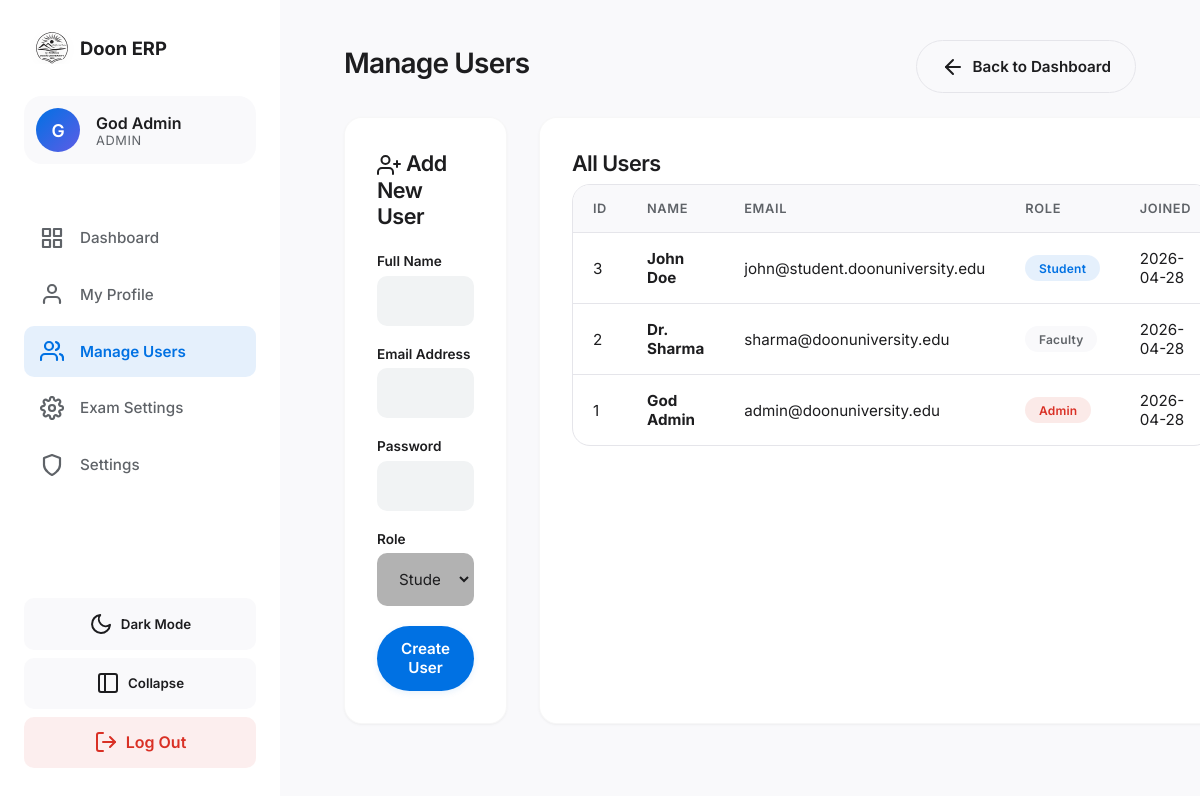
The page /manage_users.php (signed in) on the database its author committed.
### tables this page shows
CREATE TABLE IF NOT EXISTS users (
    id INT AUTO_INCREMENT PRIMARY KEY,
    name VARCHAR(100) NOT NULL,
    email VARCHAR(100) UNIQUE NOT NULL,
    phone VARCHAR(20) UNIQUE DEFAULT NULL,
    password VARCHAR(255) NOT NULL,
    role ENUM('student', 'faculty', 'department', 'admin') NOT NULL,
    profile_image VARCHAR(255) DEFAULT NULL,
    signature_image VARCHAR(255) DEFAULT NULL,
    metadata JSON DEFAULT NULL,
    created_at TIMESTAMP DEFAULT CURRENT_TIMESTAMP,
    updated_at TIMESTAMP DEFAULT CURRENT_TIMESTAMP ON UPDATE CURRENT_TIMESTAMP,
    INDEX idx_email (email),
    INDEX idx_phone (phone),
    INDEX idx_role (role)
);

### manage_users.php (the view, shortened to what this page needs)
<?php
require_once 'includes/db.php';
require_once 'includes/header.php';
?>
<div class="flex-between mb-3">
    <h2>Manage Users</h2>
    <a href="admin_dashboard.php" class="btn btn-secondary"><i data-feather="arrow-left"></i> Back to Dashboard</a>
</div>
<div style="display: grid; grid-template-columns: 1fr 2fr; gap: 2rem;">
    <div class="glass-panel">
        <h3><i data-feather="user-plus" style="vertical-align: middle;"></i> Add New User</h3>
        <form method="POST" action="" style="margin-top: 1.5rem;">
            <div class="form-group">
                <label>Full Name</label>
                <input type="text" name="name" class="form-control" required>
            </div>
            <div class="form-group">
                <label>Email Address</label>
                <input type="email" name="email" class="form-control" required>
            </div>
            <div class="form-group">
                <label>Password</label>
                <input type="password" name="password" class="form-control" required>
            </div>
            <div class="form-group">
                <label>Role</label>
                <select name="role" class="form-control" required style="background: rgba(0,0,0,0.3);">
                    <option value="student">Student</option>
                </select>
            </div>
            <button type="submit" class="btn btn-primary" style="width: 100%;">Create User</button>
        </form>
    </div>
    <div class="glass-panel">
        <h3>All Users</h3>
        <div class="table-container" style="max-height: 500px; overflow-y: auto;">
            <table>
                <thead>
                    <tr>
                        <th>ID</th>
                        <th>Name</th>
                        <th>Email</th>
                        <th>Role</th>
                        <th>Joined</th>
                    </tr>
                </thead>
                <tbody>
                    <?php
                    $stmt = $pdo->query("SELECT id, name, email, role, created_at FROM users ORDER BY id DESC");
                    $users = $stmt->fetchAll();
                    foreach ($users as $u):
                    ?>
                    <tr>
                        <td><?= $u['id'] ?></td>
                        <td><strong><?= htmlspecialchars($u['name']) ?></strong></td>
                        <td><?= htmlspecialchars($u['email']) ?></td>
                        <td>
                            <?php
                            $roleColors = [
                                'admin' => 'danger',
                                'faculty' => 'secondary',
                                'student' => 'primary',
                                'department' => 'success'
                            ];
                            $color = $roleColors[$u['role']] ?? 'primary';
                            echo "<span class='badge badge-{$color}'>" . ucfirst($u['role']) . "</span>";
                            ?>
                        </td>
                        <td><?= date('Y-m-d', strtotime($u['created_at'])) ?></td>
                    </tr>
                    <?php endforeach; ?>
                </tbody>
            </table>
        </div>
    </div>
</div>
<?php require_once 'includes/footer.php'; ?>

### css/style.css (style rules this page uses)
:root { --bg-main: #f9f9fb; --bg-surface: #ffffff; --text-primary: #1d1d1f; --text-secondary: #5f6368; --border-color: #e5e5ea; --primary: #0071e3; --primary-hover: #0077ED; --primary-light: rgba(0, 113, 227, 0.1); --danger: #d93025; --success: #1e8e3e; --accent: #5e5ce6; --shadow-sm: 0 1px 3px rgba(0, 0, 0, 0.04), 0 1px 2px rgba(0, 0, 0, 0.02); --shadow-md: 0 4px 12px rgba(0, 0, 0, 0.05), 0 1px 3px rgba(0, 0, 0, 0.03); --shadow-lg: 0 12px 32px rgba(0, 0, 0, 0.08), 0 2px 6px rgba(0, 0, 0, 0.04); --radius-sm: 10px; --radius-md: 18px; --radius-lg: 24px; --input-bg: #f1f3f4; --input-bg-hover: #e8eaed; --sidebar-width: 280px; --sidebar-collapsed-width: 80px; --transition: 0.3s cubic-bezier(0.2, 0.8, 0.2, 1); }
* { margin: 0; padding: 0; box-sizing: border-box; font-family: 'Inter', -apple-system, BlinkMacSystemFont, 'Segoe UI', Roboto, sans-serif; -webkit-font-smoothing: antialiased; -moz-osx-font-smoothing: grayscale; }
body { background: var(--bg-main); color: var(--text-primary); min-height: 100vh; display: flex; flex-direction: column; transition: background-color var(--transition), color var(--transition); }
.glass-panel, .surface-card { background: var(--bg-surface); border-radius: var(--radius-md); padding: 2rem; box-shadow: var(--shadow-sm); border: 1px solid rgba(0,0,0,0.03); transition: transform var(--transition), box-shadow var(--transition); }
h1, h2, h3, h4 { font-weight: 600; color: var(--text-primary); letter-spacing: -0.025em; margin-bottom: 0.5rem; }
h2 { font-size: 1.75rem; letter-spacing: -0.03em; }
h3 { font-size: 1.35rem; }
.form-group { margin-bottom: 1.25rem; }
.form-group label { display: block; margin-bottom: 0.4rem; color: var(--text-primary); font-size: 0.85rem; font-weight: 600; }
.form-control { width: 100%; padding: 0.85rem 1rem; background: var(--input-bg); border: 2px solid transparent; border-radius: var(--radius-sm); color: var(--text-primary); font-size: 0.95rem; transition: all var(--transition); }
.btn { display: inline-flex; align-items: center; justify-content: center; padding: 0.85rem 1.5rem; border-radius: 999px; font-weight: 600; font-size: 0.95rem; cursor: pointer; transition: all var(--transition); border: none; text-decoration: none; gap: 0.5rem; }
.btn-primary { background: var(--primary); color: #fff; box-shadow: 0 2px 6px var(--primary-light); }
.btn-secondary { background: var(--bg-main); color: var(--text-primary); border: 1px solid var(--border-color); }
.table-container { width: 100%; overflow-x: auto; background: var(--bg-surface); border-radius: var(--radius-md); border: 1px solid var(--border-color); }
table { width: 100%; border-collapse: collapse; }
th, td { padding: 1rem 1.25rem; text-align: left; border-bottom: 1px solid var(--border-color); }
th { background: var(--bg-main); color: var(--text-secondary); font-weight: 600; font-size: 0.8rem; text-transform: uppercase; letter-spacing: 0.05em; }
td { color: var(--text-primary); font-size: 0.95rem; }
tr:last-child td { border-bottom: none; }
.badge { padding: 0.35rem 0.85rem; border-radius: 999px; font-size: 0.75rem; font-weight: 600; display: inline-flex; align-items: center; letter-spacing: 0.02em; }
.badge-danger { background: rgba(217, 48, 37, 0.1); color: var(--danger); }
.badge-primary { background: var(--primary-light); color: var(--primary); }
.badge-secondary { background: var(--bg-main); color: var(--text-secondary); }
.mb-3 { margin-bottom: 1.5rem; }
.flex-between { display: flex; justify-content: space-between; align-items: center; }

### rows shown on the page
users: id "3", name "John Doe", email "john@student.doonuniversity.edu", role "Student", created_at "2026-04-28"
users: id "2", name "Dr. Sharma", email "sharma@doonuniversity.edu", role "Faculty", created_at "2026-04-28"
users: id "1", name "God Admin", email "admin@doonuniversity.edu", role "Admin", created_at "2026-04-28"

### other values the page prints
substr($name, 0, 1) "G"
$name "God Admin"
$role "ADMIN"
